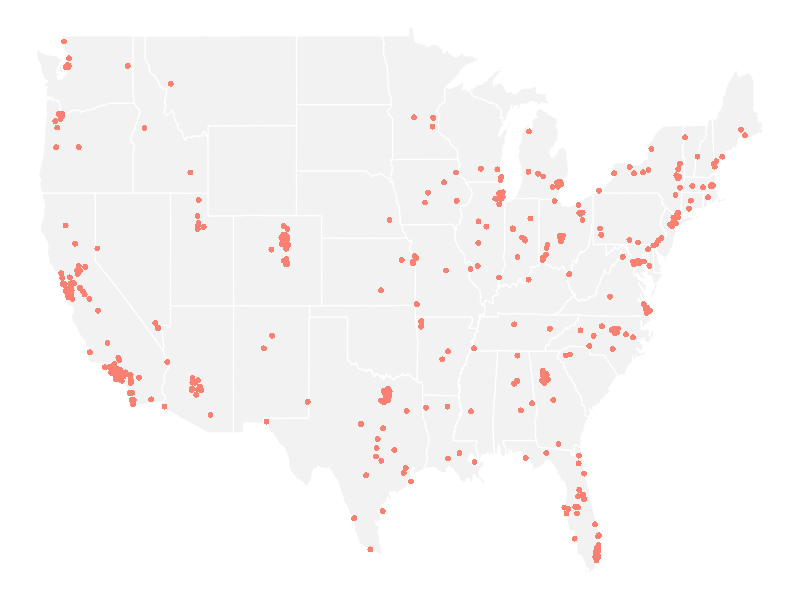
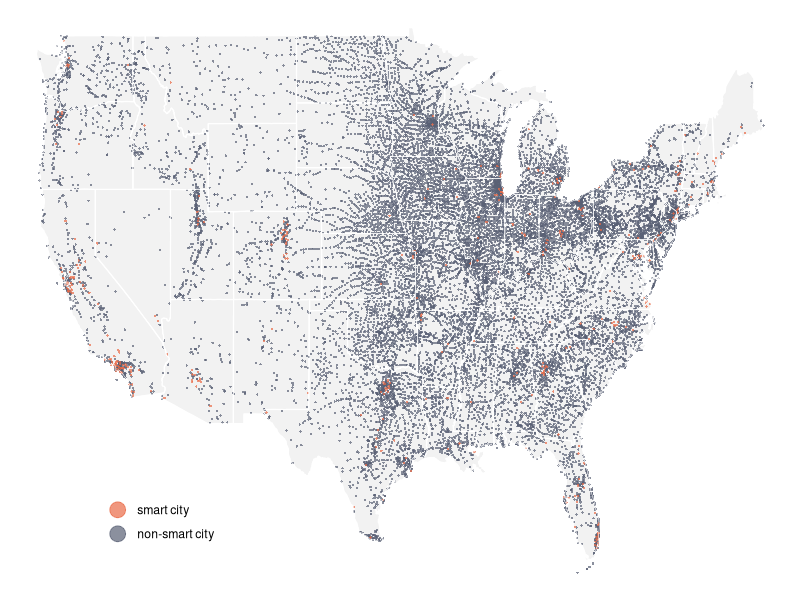
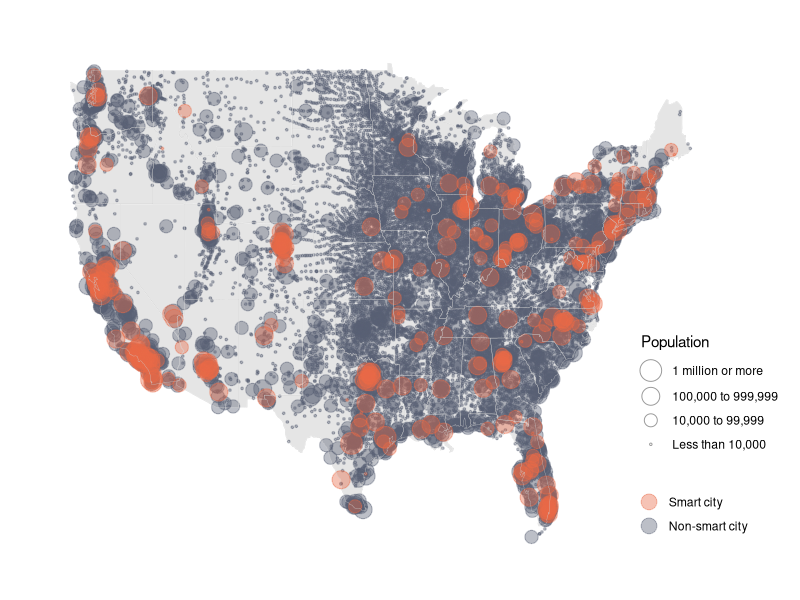

These charts were generated, in order, by the following R code:
## ---- chunk 1
options(scipen=16)
library(tidyverse)
## ---- chunk 2
df <- read_csv("data/smart_cities20240110.csv")
## ---- chunk 3
# total number of smart cities
sum(df$smart)
## ---- chunk 4
# total number of people in smart cities
df %>% filter(smart == 1) %>% summarise(total_pop=sum(POP20))
## ---- chunk 5
# summarize by state
df %>% group_by(State) %>% summarise(muni_count=n(), smart_count=sum(smart), smart_den=smart_count/muni_count*100) %>% arrange(smart_count)
## ---- chunk 6
# summarize by population
df <- df %>% mutate(pop_size=case_when(POP20>=1000000 ~ 4, POP20<1000000&POP20>=100000 ~3, POP20<100000&POP20>= 10000 ~2, POP20<10000 ~1))
df %>% group_by(pop_size) %>% summarise(muni_count=n(), smart_count=sum(smart), smart_den=round(smart_count/muni_count*100,1))
## ---- chunk 7
map_df <- df %>% filter(State!="AK") %>% filter(State!="HI") %>% arrange(smart) # to make smart cities pop up in map
## ---- chunk 8
#mycolor <- c("#596174","#d32d41" )
#mycolor <- c("#1c4e80","#d32d41" )
mycolor <- c("#596174","#ea6a47" )
states <- map_data("state")
## ---- chunk 9
#ggplot() + 
#  theme_void() +
#  geom_polygon(data = states, aes(x=long, y = lat, group = group), linewidth=0.4 ,color ="white",fill = 'gray90')
## ---- chunk 10
ggplot() + 
  geom_polygon(data = states, aes(x=long, y = lat, group = group), linewidth=0.4 ,color ="white",fill = 'gray95') + 
  geom_point(data = map_df %>% filter(smart==1),  aes(x = INTPTLON, y = INTPTLAT, stroke =0,  color=as.factor(smart)), size=2) + 
  theme_void() +
  xlab('') + ylab('') +
  scale_color_manual(name="", values = "salmon")+
  theme(panel.grid.major = element_blank(), panel.grid.minor = element_blank(), legend.position = c(0.2, 0.15))+
  guides(color="none", fill="none")
## ---- chunk 11
ggplot() + 
  geom_polygon(data = states, aes(x=long, y = lat, group = group), linewidth=0.4 ,color ="white",fill = 'gray95') + 
  geom_point(data = map_df,  aes(x = INTPTLON, y = INTPTLAT, stroke =0,  color=as.factor(smart)), size=0.8, alpha = 0.7) + 
  geom_path(data = states, aes(x = long, y = lat, group = group), color = "white", size = 0.2) +
  theme_void() +
  xlab('') + ylab('') +
  scale_color_manual(name="", labels=c("1"="smart city", "0"="non-smart city"), values = mycolor)+
  theme(panel.grid.major = element_blank(), panel.grid.minor = element_blank(), legend.position = c(0.2, 0.15))+
  guides(color=guide_legend(reverse=T, override.aes = list(size = 5)))
## ---- chunk 12
ggplot() + 
  geom_polygon(data = states, aes(x=long, y = lat, group = group), linewidth=0.2, color ="white", fill = 'gray90') + 
  geom_point(data = map_df,  aes(x = INTPTLON, y = INTPTLAT, stroke=0.6, color=as.factor(smart),size=as.factor(pop_size)), alpha = 0.4) + 
  geom_path(data = states, aes(x = long, y = lat, group = group), color = "gray80", size = 0.1) +
  theme_void() +
  xlab('') + ylab('') +
  scale_size_ordinal(name=" Population", range=c(0.5,7), 
                      labels=c("4"="1 million or more" ,"3"= "100,000 to 999,999", "2"="10,000 to 99,999", "1"="Less than 10,000"), )+
  scale_color_manual(name=" ", labels=c("1"="Smart city", "0"="Non-smart city"), values = mycolor)+
  theme(panel.grid.major = element_blank(), panel.grid.minor = element_blank(), legend.position = c(0.98 , 0.24))+
  theme(plot.margin = unit(c(1,2,1,1), "cm"))+
  guides(size = guide_legend(reverse=T, override.aes = list(shape=1)), color=guide_legend(reverse=T, override.aes = list(size = 5)))
#ggsave("figure/map.png")
